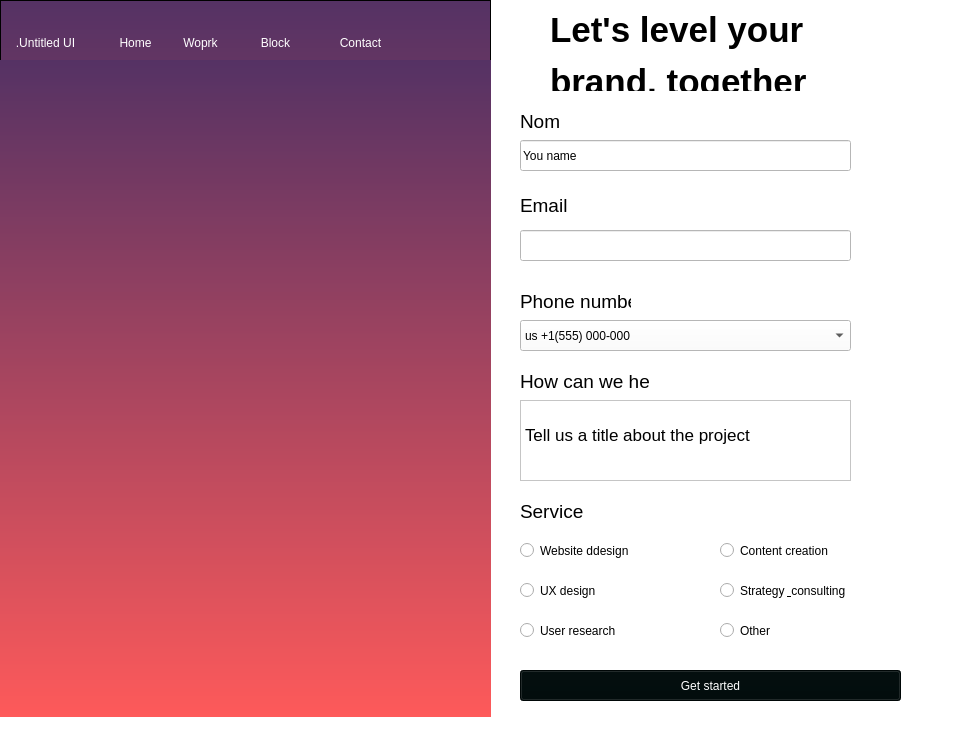
<?xml version="1.0" encoding="UTF-8"?>
<ui version="4.0">
 <class>MainWindow</class>
 <widget class="QMainWindow" name="MainWindow">
  <property name="geometry">
   <rect>
    <x>0</x>
    <y>0</y>
    <width>972</width>
    <height>739</height>
   </rect>
  </property>
  <property name="windowTitle">
   <string>Mon1erDesignQt5</string>
  </property>
  <property name="styleSheet">
   <string notr="true">background-color:white;
</string>
  </property>
  <property name="iconSize">
   <size>
    <width>500</width>
    <height>500</height>
   </size>
  </property>
  <property name="documentMode">
   <bool>false</bool>
  </property>
  <widget class="QWidget" name="centralwidget">
   <widget class="QFrame" name="frameAccueil">
    <property name="geometry">
     <rect>
      <x>0</x>
      <y>0</y>
      <width>491</width>
      <height>771</height>
     </rect>
    </property>
    <property name="sizePolicy">
     <sizepolicy hsizetype="Fixed" vsizetype="Fixed">
      <horstretch>0</horstretch>
      <verstretch>0</verstretch>
     </sizepolicy>
    </property>
    <property name="styleSheet">
     <string notr="true">background-color: qlineargradient(spread:pad, x1:0, y1:0, x2:0, y2:1, stop:0 rgba(85, 50, 100, 255), stop:1 rgba(255, 90, 90, 255));</string>
    </property>
    <property name="frameShape">
     <enum>QFrame::StyledPanel</enum>
    </property>
    <property name="frameShadow">
     <enum>QFrame::Raised</enum>
    </property>
    <widget class="QPushButton" name="pushButton">
     <property name="geometry">
      <rect>
       <x>10</x>
       <y>30</y>
       <width>71</width>
       <height>26</height>
      </rect>
     </property>
     <property name="styleSheet">
      <string notr="true">border:none;
color:white;
background-color:blue light;</string>
     </property>
     <property name="text">
      <string>.Untitled UI</string>
     </property>
    </widget>
    <widget class="QPushButton" name="pushButton_2">
     <property name="geometry">
      <rect>
       <x>110</x>
       <y>30</y>
       <width>51</width>
       <height>26</height>
      </rect>
     </property>
     <property name="styleSheet">
      <string notr="true">border:none;
color:white;
background-color:blue light;</string>
     </property>
     <property name="text">
      <string>Home</string>
     </property>
    </widget>
    <widget class="QPushButton" name="pushButton_3">
     <property name="geometry">
      <rect>
       <x>170</x>
       <y>30</y>
       <width>61</width>
       <height>26</height>
      </rect>
     </property>
     <property name="styleSheet">
      <string notr="true">border:none;
color:white;
background-color:blue light;</string>
     </property>
     <property name="text">
      <string>Woprk</string>
     </property>
    </widget>
    <widget class="QPushButton" name="pushButton_4">
     <property name="geometry">
      <rect>
       <x>250</x>
       <y>30</y>
       <width>51</width>
       <height>26</height>
      </rect>
     </property>
     <property name="styleSheet">
      <string notr="true">border:none;
color:white;
background-color:blue light;</string>
     </property>
     <property name="text">
      <string>Block</string>
     </property>
    </widget>
    <widget class="QPushButton" name="pushButton_5">
     <property name="geometry">
      <rect>
       <x>320</x>
       <y>30</y>
       <width>81</width>
       <height>26</height>
      </rect>
     </property>
     <property name="styleSheet">
      <string notr="true">border:none;
color:white;
background-color:blue light;</string>
     </property>
     <property name="text">
      <string>Contact</string>
     </property>
    </widget>
    <widget class="QLabel" name="label_7">
     <property name="geometry">
      <rect>
       <x>0</x>
       <y>60</y>
       <width>491</width>
       <height>661</height>
      </rect>
     </property>
     <property name="text">
      <string/>
     </property>
     <property name="pixmap">
      <pixmap>../../Downloads/nature-yuh.png</pixmap>
     </property>
     <property name="scaledContents">
      <bool>true</bool>
     </property>
     <property name="wordWrap">
      <bool>false</bool>
     </property>
    </widget>
   </widget>
   <widget class="QLabel" name="label">
    <property name="geometry">
     <rect>
      <x>520</x>
      <y>20</y>
      <width>21</width>
      <height>21</height>
     </rect>
    </property>
    <property name="font">
     <font>
      <family>Arial Narrow</family>
      <pointsize>24</pointsize>
      <weight>75</weight>
      <bold>true</bold>
     </font>
    </property>
    <property name="styleSheet">
     <string notr="true">background-color:white;</string>
    </property>
    <property name="text">
     <string/>
    </property>
    <property name="pixmap">
     <pixmap resource="../../Downloads/images (1).png">:/anick/png-transparent-computer-icons-fleche-design-angle-user-interface-design-text.png</pixmap>
    </property>
    <property name="scaledContents">
     <bool>true</bool>
    </property>
   </widget>
   <widget class="QLabel" name="label_2">
    <property name="geometry">
     <rect>
      <x>520</x>
      <y>110</y>
      <width>61</width>
      <height>21</height>
     </rect>
    </property>
    <property name="font">
     <font>
      <pointsize>14</pointsize>
     </font>
    </property>
    <property name="tabletTracking">
     <bool>false</bool>
    </property>
    <property name="text">
     <string>&lt;html&gt;&lt;head/&gt;&lt;body&gt;&lt;p&gt;Nom&lt;/p&gt;&lt;/body&gt;&lt;/html&gt;</string>
    </property>
   </widget>
   <widget class="QLineEdit" name="lineEdit">
    <property name="geometry">
     <rect>
      <x>520</x>
      <y>140</y>
      <width>331</width>
      <height>31</height>
     </rect>
    </property>
    <property name="styleSheet">
     <string notr="true"/>
    </property>
    <property name="text">
     <string>You name</string>
    </property>
   </widget>
   <widget class="QLabel" name="label_3">
    <property name="geometry">
     <rect>
      <x>520</x>
      <y>190</y>
      <width>60</width>
      <height>31</height>
     </rect>
    </property>
    <property name="text">
     <string>&lt;html&gt;&lt;head/&gt;&lt;body&gt;&lt;p&gt;&lt;span style=&quot; font-size:14pt;&quot;&gt;Email&lt;/span&gt;&lt;/p&gt;&lt;/body&gt;&lt;/html&gt;</string>
    </property>
   </widget>
   <widget class="QLabel" name="label_4">
    <property name="geometry">
     <rect>
      <x>520</x>
      <y>290</y>
      <width>111</width>
      <height>21</height>
     </rect>
    </property>
    <property name="text">
     <string>&lt;html&gt;&lt;head/&gt;&lt;body&gt;&lt;p&gt;&lt;span style=&quot; font-size:14pt;&quot;&gt;Phone number&lt;/span&gt;&lt;/p&gt;&lt;/body&gt;&lt;/html&gt;</string>
    </property>
   </widget>
   <widget class="QLineEdit" name="lineEdit_2">
    <property name="geometry">
     <rect>
      <x>520</x>
      <y>230</y>
      <width>331</width>
      <height>31</height>
     </rect>
    </property>
    <property name="styleSheet">
     <string notr="true">border-color: black;</string>
    </property>
   </widget>
   <widget class="QComboBox" name="comboBox">
    <property name="geometry">
     <rect>
      <x>520</x>
      <y>320</y>
      <width>331</width>
      <height>31</height>
     </rect>
    </property>
    <property name="styleSheet">
     <string notr="true">border-size:12;</string>
    </property>
    <item>
     <property name="text">
      <string>us +1(555) 000-000</string>
     </property>
    </item>
    <item>
     <property name="text">
      <string>ci +225 00-00-000-000</string>
     </property>
    </item>
   </widget>
   <widget class="QLabel" name="label_5">
    <property name="geometry">
     <rect>
      <x>520</x>
      <y>370</y>
      <width>131</width>
      <height>21</height>
     </rect>
    </property>
    <property name="text">
     <string>&lt;html&gt;&lt;head/&gt;&lt;body&gt;&lt;p&gt;&lt;span style=&quot; font-size:14pt;&quot;&gt;How can we help&lt;/span&gt;&lt;/p&gt;&lt;/body&gt;&lt;/html&gt;</string>
    </property>
   </widget>
   <widget class="QTextEdit" name="textEdit">
    <property name="geometry">
     <rect>
      <x>520</x>
      <y>400</y>
      <width>331</width>
      <height>81</height>
     </rect>
    </property>
    <property name="html">
     <string>&lt;!DOCTYPE HTML PUBLIC &quot;-//W3C//DTD HTML 4.0//EN&quot; &quot;http://www.w3.org/TR/REC-html40/strict.dtd&quot;&gt;
&lt;html&gt;&lt;head&gt;&lt;meta name=&quot;qrichtext&quot; content=&quot;1&quot; /&gt;&lt;style type=&quot;text/css&quot;&gt;
p, li { white-space: pre-wrap; }
&lt;/style&gt;&lt;/head&gt;&lt;body style=&quot; font-family:'.AppleSystemUIFont'; font-size:13pt; font-weight:400; font-style:normal;&quot;&gt;
&lt;p style=&quot;-qt-paragraph-type:empty; margin-top:0px; margin-bottom:0px; margin-left:0px; margin-right:0px; -qt-block-indent:0; text-indent:0px;&quot;&gt;&lt;br /&gt;&lt;/p&gt;
&lt;h6 style=&quot; margin-top:0px; margin-bottom:0px; margin-left:0px; margin-right:0px; -qt-block-indent:0; text-indent:0px;&quot;&gt;Tell us a title about the project&lt;/h6&gt;&lt;/body&gt;&lt;/html&gt;</string>
    </property>
   </widget>
   <widget class="QLabel" name="label_6">
    <property name="geometry">
     <rect>
      <x>520</x>
      <y>500</y>
      <width>81</width>
      <height>21</height>
     </rect>
    </property>
    <property name="text">
     <string>&lt;html&gt;&lt;head/&gt;&lt;body&gt;&lt;p&gt;&lt;span style=&quot; font-size:14pt;&quot;&gt;Service&lt;/span&gt;&lt;/p&gt;&lt;/body&gt;&lt;/html&gt;</string>
    </property>
   </widget>
   <widget class="QRadioButton" name="radioButton">
    <property name="geometry">
     <rect>
      <x>520</x>
      <y>540</y>
      <width>131</width>
      <height>21</height>
     </rect>
    </property>
    <property name="text">
     <string>Website ddesign</string>
    </property>
   </widget>
   <widget class="QRadioButton" name="radioButton_2">
    <property name="geometry">
     <rect>
      <x>520</x>
      <y>580</y>
      <width>97</width>
      <height>21</height>
     </rect>
    </property>
    <property name="text">
     <string>UX design</string>
    </property>
   </widget>
   <widget class="QRadioButton" name="radioButton_3">
    <property name="geometry">
     <rect>
      <x>520</x>
      <y>620</y>
      <width>111</width>
      <height>21</height>
     </rect>
    </property>
    <property name="text">
     <string>User research</string>
    </property>
   </widget>
   <widget class="QRadioButton" name="radioButton_4">
    <property name="geometry">
     <rect>
      <x>720</x>
      <y>540</y>
      <width>141</width>
      <height>21</height>
     </rect>
    </property>
    <property name="sizePolicy">
     <sizepolicy hsizetype="Minimum" vsizetype="Minimum">
      <horstretch>0</horstretch>
      <verstretch>0</verstretch>
     </sizepolicy>
    </property>
    <property name="styleSheet">
     <string notr="true">font: 14pt &quot;.AppleSystemUIFont&quot; &quot;bold&quot;;</string>
    </property>
    <property name="text">
     <string>Content creation </string>
    </property>
   </widget>
   <widget class="QRadioButton" name="radioButton_5">
    <property name="geometry">
     <rect>
      <x>720</x>
      <y>580</y>
      <width>151</width>
      <height>21</height>
     </rect>
    </property>
    <property name="text">
     <string>Strategy &amp; consulting</string>
    </property>
   </widget>
   <widget class="QRadioButton" name="radioButton_6">
    <property name="geometry">
     <rect>
      <x>720</x>
      <y>620</y>
      <width>97</width>
      <height>21</height>
     </rect>
    </property>
    <property name="text">
     <string>Other</string>
    </property>
   </widget>
   <widget class="QPushButton" name="pushButton_6">
    <property name="geometry">
     <rect>
      <x>520</x>
      <y>670</y>
      <width>381</width>
      <height>31</height>
     </rect>
    </property>
    <property name="styleSheet">
     <string notr="true">background-color: rgb(0, 10, 10);
color:white;</string>
    </property>
    <property name="text">
     <string>Get started</string>
    </property>
   </widget>
   <widget class="QLabel" name="label_8">
    <property name="geometry">
     <rect>
      <x>550</x>
      <y>10</y>
      <width>361</width>
      <height>81</height>
     </rect>
    </property>
    <property name="styleSheet">
     <string notr="true">font:26 &quot;bold&quot; &quot;Italique&quot;;</string>
    </property>
    <property name="text">
     <string>&lt;html&gt;&lt;head/&gt;&lt;body&gt;&lt;p&gt;&lt;span style=&quot; font-size:26pt; font-weight:600;&quot;&gt;Let's level your &lt;/span&gt;&lt;/p&gt;&lt;p&gt;&lt;span style=&quot; font-size:26pt; font-weight:600;&quot;&gt;brand, together&lt;/span&gt;&lt;/p&gt;&lt;/body&gt;&lt;/html&gt;</string>
    </property>
   </widget>
  </widget>
  <widget class="QStatusBar" name="statusbar"/>
 </widget>
 <resources>
  <include location="../../Downloads/images (1).png"/>
 </resources>
 <connections/>
</ui>
